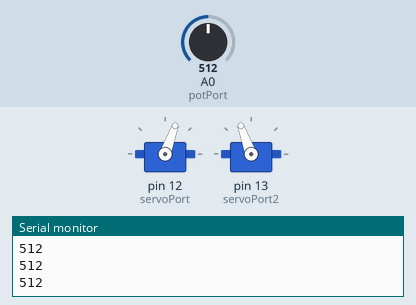
Simulated run of this sketch. Board: Arduino Uno, built with avr-gcc and run on an emulated ATmega328P. Shown: 2 × servo, the last lines printed to the serial monitor. The inputs (shaded band) are chosen by the test bench; at power-on: A0 (potPort) = 512.

Above: at 1.2 s.
1.3 s: A0 (potPort) set to 716
At 1.8 s:
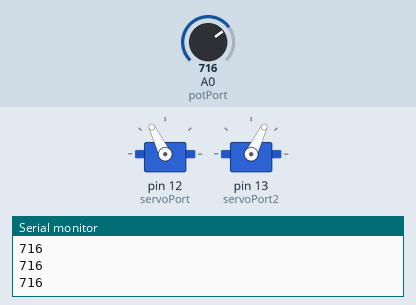
2.8 s: A0 (potPort) set to 900
At 4.0 s:
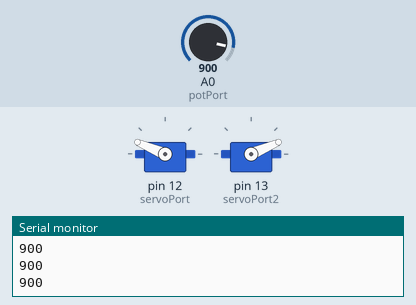
4.3 s: A0 (potPort) set to 1023
At 5.4 s:
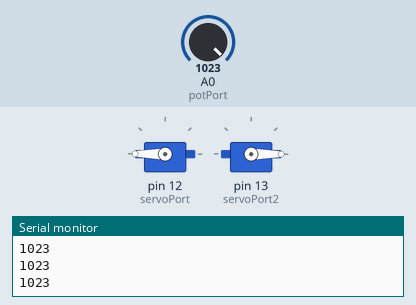
5.8 s: A0 (potPort) set to 306
At 6.8 s:
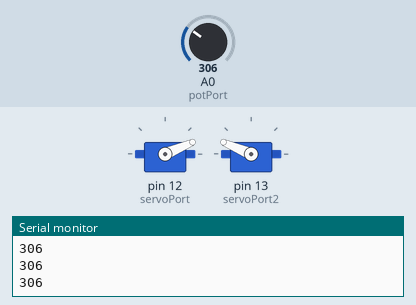
7.3 s: A0 (potPort) set to 122
At 8.0 s:
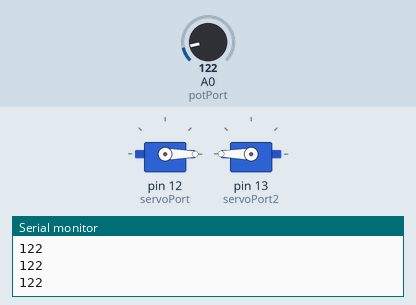
Timing chart, 0 to 9.8 s (numbered marks = the images above; inputs shaded):
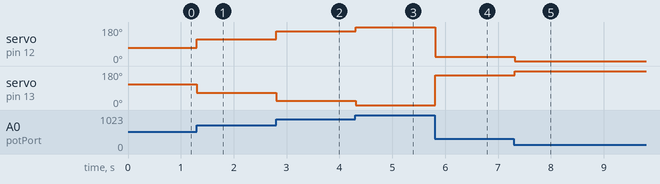

The sketch:

GloveHandTest.ino
```cpp
#include <Servo.h>

Servo servo;
Servo servo2;

const int servoPort = 12;
const int servoPort2 = 13;
const int potPort = A0;

int val;

void setup() {
	Serial.begin(9600);
	servo.attach(servoPort);
	servo2.attach(servoPort2);
}

void loop() {
	val = analogRead(potPort);
	Serial.println(val);
	val = constrain(val, 200, 1000);
	val = map(val, 200, 1000, 0, 180);
	val = constrain(val, 0, 180);
	servo.write(val);
	servo2.write(180-val);
	delay(15);
}
```

Measured:
- after the input at 1.3 s, servo on pin 12 (servoPort): 70° → 116° at once; servo on pin 13 (servoPort2): 110° → 64° at once
- after the input at 2.8 s, servo on pin 12 (servoPort): 116° → 157° at once; servo on pin 13 (servoPort2): 64° → 23° at once
- after the input at 4.3 s, servo on pin 12 (servoPort): 157° → 180° at once; servo on pin 13 (servoPort2): 23° → 0° at once
- after the input at 5.8 s, servo on pin 12 (servoPort): 180° → 23° at once; servo on pin 13 (servoPort2): 0° → 157° at once
- after the input at 7.3 s, servo on pin 12 (servoPort): 23° → 0° at once; servo on pin 13 (servoPort2): 157° → 180° at once
